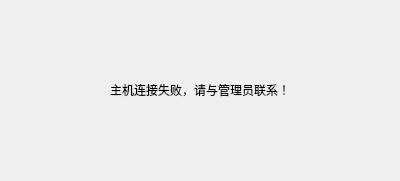
<?xml version="1.0" encoding="UTF-8"?>
<ui version="4.0">
 <class>disconnectDialog</class>
 <widget class="QDialog" name="disconnectDialog">
  <property name="geometry">
   <rect>
    <x>0</x>
    <y>0</y>
    <width>400</width>
    <height>181</height>
   </rect>
  </property>
  <property name="windowTitle">
   <string>连接失败</string>
  </property>
  <property name="styleSheet">
   <string notr="true">font: 9pt &quot;幼圆&quot;;</string>
  </property>
  <widget class="QLabel" name="label">
   <property name="geometry">
    <rect>
     <x>60</x>
     <y>80</y>
     <width>280</width>
     <height>20</height>
    </rect>
   </property>
   <property name="text">
    <string>主机连接失败，请与管理员联系！</string>
   </property>
   <property name="alignment">
    <set>Qt::AlignCenter</set>
   </property>
  </widget>
 </widget>
 <resources/>
 <connections/>
</ui>
